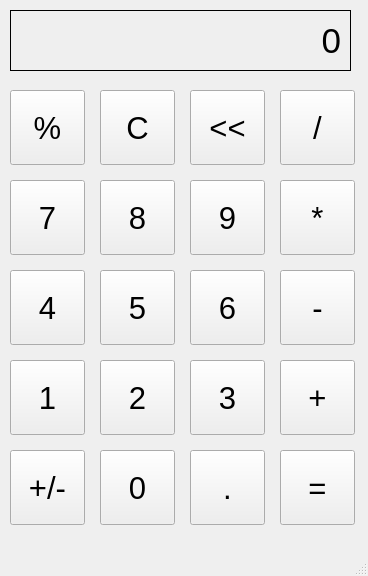
<?xml version="1.0" encoding="UTF-8"?>
<ui version="4.0">
 <class>MainWindow</class>
 <widget class="QMainWindow" name="MainWindow">
  <property name="geometry">
   <rect>
    <x>0</x>
    <y>0</y>
    <width>368</width>
    <height>576</height>
   </rect>
  </property>
  <property name="windowTitle">
   <string>MainWindow</string>
  </property>
  <widget class="QWidget" name="centralwidget">
   <widget class="QLabel" name="out_label">
    <property name="geometry">
     <rect>
      <x>10</x>
      <y>10</y>
      <width>341</width>
      <height>61</height>
     </rect>
    </property>
    <property name="font">
     <font>
      <pointsize>26</pointsize>
     </font>
    </property>
    <property name="frameShape">
     <enum>QFrame::Box</enum>
    </property>
    <property name="text">
     <string>0</string>
    </property>
    <property name="alignment">
     <set>Qt::AlignRight|Qt::AlignTrailing|Qt::AlignVCenter</set>
    </property>
    <property name="margin">
     <number>6</number>
    </property>
   </widget>
   <widget class="QPushButton" name="button_2">
    <property name="geometry">
     <rect>
      <x>100</x>
      <y>360</y>
      <width>75</width>
      <height>75</height>
     </rect>
    </property>
    <property name="font">
     <font>
      <pointsize>23</pointsize>
     </font>
    </property>
    <property name="text">
     <string>2</string>
    </property>
   </widget>
   <widget class="QPushButton" name="button_1">
    <property name="geometry">
     <rect>
      <x>10</x>
      <y>360</y>
      <width>75</width>
      <height>75</height>
     </rect>
    </property>
    <property name="font">
     <font>
      <pointsize>23</pointsize>
     </font>
    </property>
    <property name="text">
     <string>1</string>
    </property>
   </widget>
   <widget class="QPushButton" name="button_3">
    <property name="geometry">
     <rect>
      <x>190</x>
      <y>360</y>
      <width>75</width>
      <height>75</height>
     </rect>
    </property>
    <property name="font">
     <font>
      <pointsize>23</pointsize>
     </font>
    </property>
    <property name="text">
     <string>3</string>
    </property>
   </widget>
   <widget class="QPushButton" name="button_plus">
    <property name="geometry">
     <rect>
      <x>280</x>
      <y>360</y>
      <width>75</width>
      <height>75</height>
     </rect>
    </property>
    <property name="font">
     <font>
      <pointsize>23</pointsize>
     </font>
    </property>
    <property name="text">
     <string>+</string>
    </property>
   </widget>
   <widget class="QPushButton" name="button_4">
    <property name="geometry">
     <rect>
      <x>10</x>
      <y>270</y>
      <width>75</width>
      <height>75</height>
     </rect>
    </property>
    <property name="font">
     <font>
      <pointsize>23</pointsize>
     </font>
    </property>
    <property name="text">
     <string>4</string>
    </property>
   </widget>
   <widget class="QPushButton" name="button_5">
    <property name="geometry">
     <rect>
      <x>100</x>
      <y>270</y>
      <width>75</width>
      <height>75</height>
     </rect>
    </property>
    <property name="font">
     <font>
      <pointsize>23</pointsize>
     </font>
    </property>
    <property name="text">
     <string>5</string>
    </property>
   </widget>
   <widget class="QPushButton" name="button_minus">
    <property name="geometry">
     <rect>
      <x>280</x>
      <y>270</y>
      <width>75</width>
      <height>75</height>
     </rect>
    </property>
    <property name="font">
     <font>
      <pointsize>23</pointsize>
     </font>
    </property>
    <property name="text">
     <string>-</string>
    </property>
   </widget>
   <widget class="QPushButton" name="button_6">
    <property name="geometry">
     <rect>
      <x>190</x>
      <y>270</y>
      <width>75</width>
      <height>75</height>
     </rect>
    </property>
    <property name="font">
     <font>
      <pointsize>23</pointsize>
     </font>
    </property>
    <property name="text">
     <string>6</string>
    </property>
   </widget>
   <widget class="QPushButton" name="button_7">
    <property name="geometry">
     <rect>
      <x>10</x>
      <y>180</y>
      <width>75</width>
      <height>75</height>
     </rect>
    </property>
    <property name="font">
     <font>
      <pointsize>23</pointsize>
     </font>
    </property>
    <property name="text">
     <string>7</string>
    </property>
   </widget>
   <widget class="QPushButton" name="button_8">
    <property name="geometry">
     <rect>
      <x>100</x>
      <y>180</y>
      <width>75</width>
      <height>75</height>
     </rect>
    </property>
    <property name="font">
     <font>
      <pointsize>23</pointsize>
     </font>
    </property>
    <property name="text">
     <string>8</string>
    </property>
   </widget>
   <widget class="QPushButton" name="button_mult">
    <property name="geometry">
     <rect>
      <x>280</x>
      <y>180</y>
      <width>75</width>
      <height>75</height>
     </rect>
    </property>
    <property name="font">
     <font>
      <pointsize>23</pointsize>
     </font>
    </property>
    <property name="text">
     <string>*</string>
    </property>
   </widget>
   <widget class="QPushButton" name="button_9">
    <property name="geometry">
     <rect>
      <x>190</x>
      <y>180</y>
      <width>75</width>
      <height>75</height>
     </rect>
    </property>
    <property name="font">
     <font>
      <pointsize>23</pointsize>
     </font>
    </property>
    <property name="text">
     <string>9</string>
    </property>
   </widget>
   <widget class="QPushButton" name="button_percent">
    <property name="geometry">
     <rect>
      <x>10</x>
      <y>90</y>
      <width>75</width>
      <height>75</height>
     </rect>
    </property>
    <property name="font">
     <font>
      <pointsize>23</pointsize>
     </font>
    </property>
    <property name="text">
     <string>%</string>
    </property>
   </widget>
   <widget class="QPushButton" name="button_c">
    <property name="geometry">
     <rect>
      <x>100</x>
      <y>90</y>
      <width>75</width>
      <height>75</height>
     </rect>
    </property>
    <property name="font">
     <font>
      <pointsize>23</pointsize>
     </font>
    </property>
    <property name="text">
     <string>C</string>
    </property>
   </widget>
   <widget class="QPushButton" name="button_divide">
    <property name="geometry">
     <rect>
      <x>280</x>
      <y>90</y>
      <width>75</width>
      <height>75</height>
     </rect>
    </property>
    <property name="font">
     <font>
      <pointsize>23</pointsize>
     </font>
    </property>
    <property name="text">
     <string>/</string>
    </property>
   </widget>
   <widget class="QPushButton" name="button_arrow">
    <property name="geometry">
     <rect>
      <x>190</x>
      <y>90</y>
      <width>75</width>
      <height>75</height>
     </rect>
    </property>
    <property name="font">
     <font>
      <pointsize>23</pointsize>
     </font>
    </property>
    <property name="text">
     <string>&lt;&lt;</string>
    </property>
   </widget>
   <widget class="QPushButton" name="button_plusminus">
    <property name="geometry">
     <rect>
      <x>10</x>
      <y>450</y>
      <width>75</width>
      <height>75</height>
     </rect>
    </property>
    <property name="font">
     <font>
      <pointsize>23</pointsize>
     </font>
    </property>
    <property name="text">
     <string>+/-</string>
    </property>
   </widget>
   <widget class="QPushButton" name="button_0">
    <property name="geometry">
     <rect>
      <x>100</x>
      <y>450</y>
      <width>75</width>
      <height>75</height>
     </rect>
    </property>
    <property name="font">
     <font>
      <pointsize>23</pointsize>
     </font>
    </property>
    <property name="text">
     <string>0</string>
    </property>
   </widget>
   <widget class="QPushButton" name="button_equal">
    <property name="geometry">
     <rect>
      <x>280</x>
      <y>450</y>
      <width>75</width>
      <height>75</height>
     </rect>
    </property>
    <property name="font">
     <font>
      <pointsize>23</pointsize>
     </font>
    </property>
    <property name="text">
     <string>=</string>
    </property>
   </widget>
   <widget class="QPushButton" name="button_dot">
    <property name="geometry">
     <rect>
      <x>190</x>
      <y>450</y>
      <width>75</width>
      <height>75</height>
     </rect>
    </property>
    <property name="font">
     <font>
      <pointsize>23</pointsize>
     </font>
    </property>
    <property name="text">
     <string>.</string>
    </property>
   </widget>
  </widget>
  <widget class="QMenuBar" name="menubar">
   <property name="geometry">
    <rect>
     <x>0</x>
     <y>0</y>
     <width>368</width>
     <height>21</height>
    </rect>
   </property>
  </widget>
  <widget class="QStatusBar" name="statusbar"/>
 </widget>
 <resources/>
 <connections/>
</ui>
